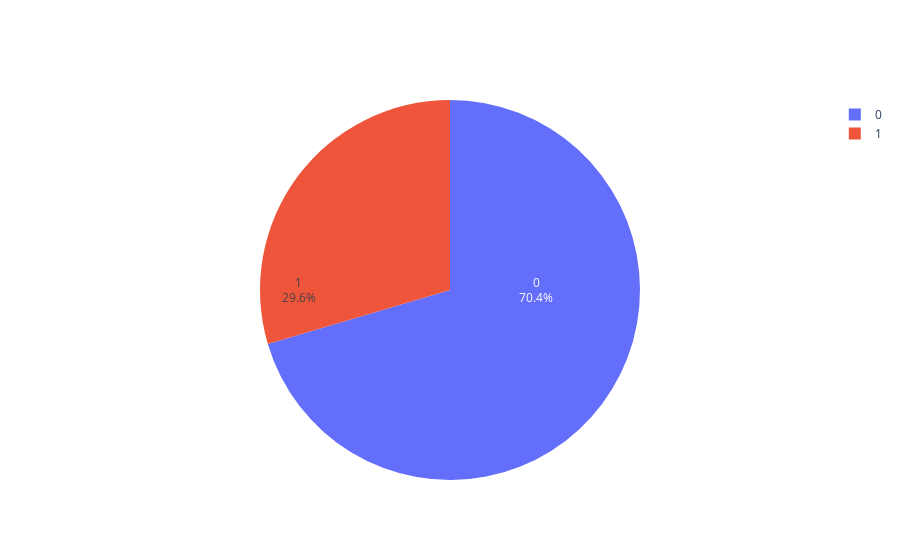

Notebook source saved alongside this figure:
### Code cell
mydata.piechart("reason")

### Figure 1 — Plotly figure (JSON) as saved in the notebook; plotly's stock layout.template omitted (floating-point values rounded to 4 significant figures)
{"data": [{"insidetextorientation": "radial", "labels": [0, 1], "textinfo": "label+percent", "type": "pie", "values": [2518, 1058]}], "layout": {}}
